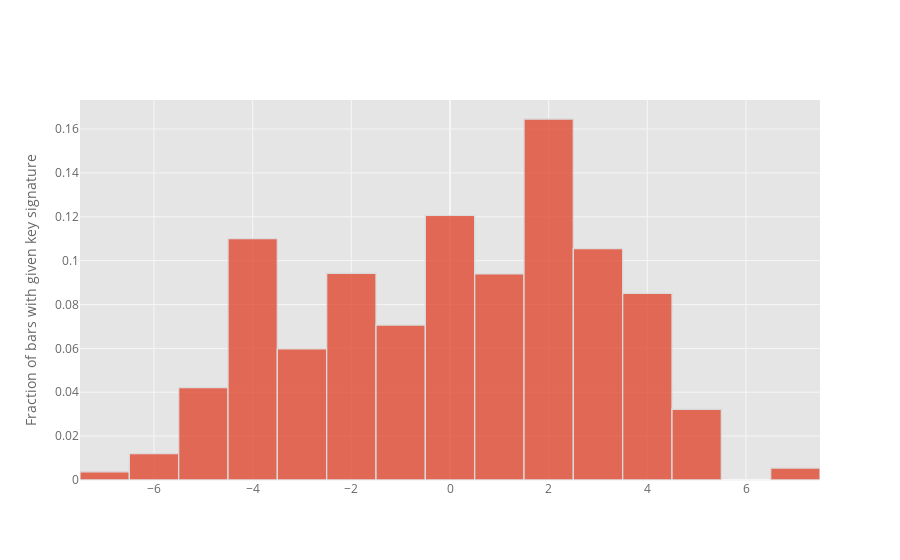

Notebook source saved alongside this figure:
### Markdown cell above
### Distribution of key signatures

### Code cell
measure_list.keysig.iplot('hist', yTitle = 'Fraction of bars with given key signature', histnorm = 'probability')

### Figure 1 — Plotly figure (JSON) as saved in the notebook; plotly's stock layout.template omitted (floating-point values rounded to 4 significant figures; data arrays with more than 128 entries replaced by an {"elided": "..."} marker saying what was removed)
{"data": [{"histfunc": "count", "histnorm": "probability", "marker": {"color": "rgba(226, 74, 51, 1.0)", "line": {"color": "#D9D9D9", "width": 1.3}}, "name": "keysig", "opacity": 0.8, "orientation": "v", "type": "histogram", "x": {"elided": "9145 int values"}}], "layout": {"barmode": "overlay", "legend": {"bgcolor": "#FFFFFF", "font": {"color": "#666666"}}, "paper_bgcolor": "#FFFFFF", "plot_bgcolor": "#E5E5E5", "title": {"font": {"color": "#151516"}}, "xaxis": {"gridcolor": "#F6F6F6", "showgrid": true, "tickfont": {"color": "#666666"}, "title": {"font": {"color": "#666666"}, "text": ""}, "zerolinecolor": "#F6F6F6"}, "yaxis": {"gridcolor": "#F6F6F6", "showgrid": true, "tickfont": {"color": "#666666"}, "title": {"font": {"color": "#666666"}, "text": "Fraction of bars with given key signature"}, "zerolinecolor": "#F6F6F6"}}}
